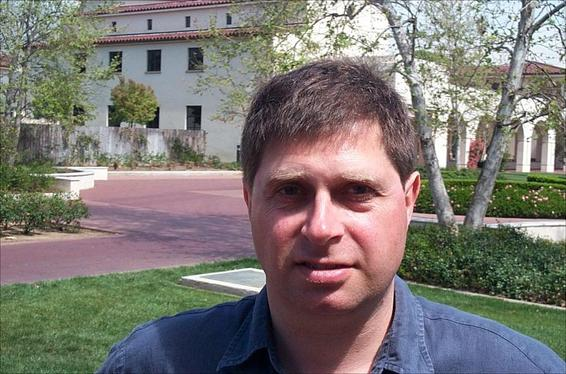
#> input picture app/101_ObjectCategories/Faces/image_0021.jpg, 566 x 374 px
$ python -i colordescriptor.py   (imports and definitions only)
#> lines starting #> are read from the running program, lines starting #| are printed output that depends on the picture; after the words box and inside, x2 and y2 are one past the last pixel; in counts of white or black regions, pixels touching at a corner belong together
#> further down, picture is the input picture: shape (374, 566, 3); mean B, G, R 115, 119.6, 124.3
import numpy as np
import cv2

class ColorDescriptor:
    def __init__(self):
        # store the number of bins for the 3D histogram
        # For Color descriptor; with 8 bins for the Hue channel, 12 bins for the saturation channel,
        # and 3 bins for the value channel
        self.bins = (8, 12, 3)

    def histogram(self, image, mask):
        # extract a 3D color histogram from the masked region of the
        # image, using the supplied number of bins per channel
        hist = cv2.calcHist([image], [0, 1, 2], mask, self.bins,[0, 180, 0, 256, 0, 256])
        # normalization
        hist = cv2.normalize(hist,hist).flatten()
        return hist


    def describe(self, image):
        # convert the image to the HSV color space and initialize
		# the features used to quantify the image
        image = cv2.cvtColor(image, cv2.COLOR_BGR2HSV)
#> image: shape (374, 566, 3); mean H, S, V 82.5, 63.9, 135.4
        features = []
        # grab the dimensions and compute the center of the image
        (h, w) = image.shape[:2]
#> h = 374; w = 566
        (cX, cY) = (int(w * 0.5), int(h * 0.5))
#> cX = 283; cY = 187
        # divide the image into four rectangles/segments (top-left,
        # top-right, bottom-right, bottom-left)
        segments = [(0, cX, 0, cY), (cX, w, 0, cY), (cX, w, cY, h),
			(0, cX, cY, h)]
        # construct an elliptical mask representing the center of the
        # image
        (axesX, axesY) = (int(w * 0.75) // 2, int(h * 0.75) // 2)
#> axesX = 212; axesY = 140
        ellipMask = np.zeros(image.shape[:2], dtype = "uint8")
        cv2.ellipse(ellipMask, (cX, cY), (axesX, axesY), 0, 0, 360, 255, -1)
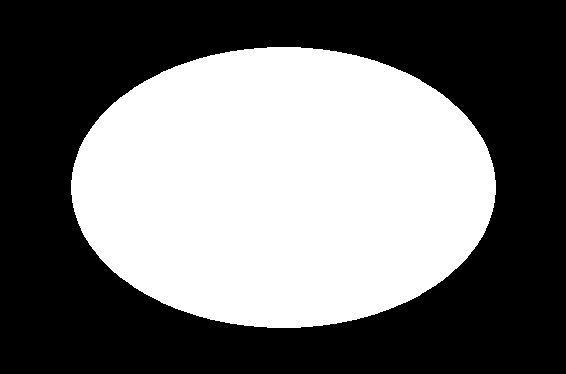
#> ellipMask: shape (374, 566); 44.3% white; 1 white region, box (x1, y1, x2, y2) and area: (71, 47, 496, 328) 93673
        # loop over the segments
        """for (startX, endX, startY, endY) in segments:
            # construct a mask for each corner of the image, subtracting
            # the elliptical center from it
            cornerMask = np.zeros(image.shape[:2], dtype = "uint8")
            cv2.rectangle(cornerMask, (startX, startY), (endX, endY), 255, -1)
            cornerMask = cv2.subtract(cornerMask, ellipMask)
            # extract a color histogram from the image, then update the
            # feature vector
            hist = self.histogram(image, cornerMask)
            features.extend(hist)"""
        # extract a color histogram from the elliptical region and
        # update the feature vector
        hist = self.histogram(image, ellipMask)
#> in histogram, `hist = cv2.normalize(hist,hist).flatten()`: hist = 288 values, max 0.411 at index 260, min 0 at index 23, mean 0.0238
        features.extend(hist)
        # return the feature vector
        return features

>>> import cv2
>>> picture = cv2.imread('../101_ObjectCategories/Faces/image_0021.jpg')
>>> result = ColorDescriptor().describe(picture)
#> result has the same summary as hist in histogram
